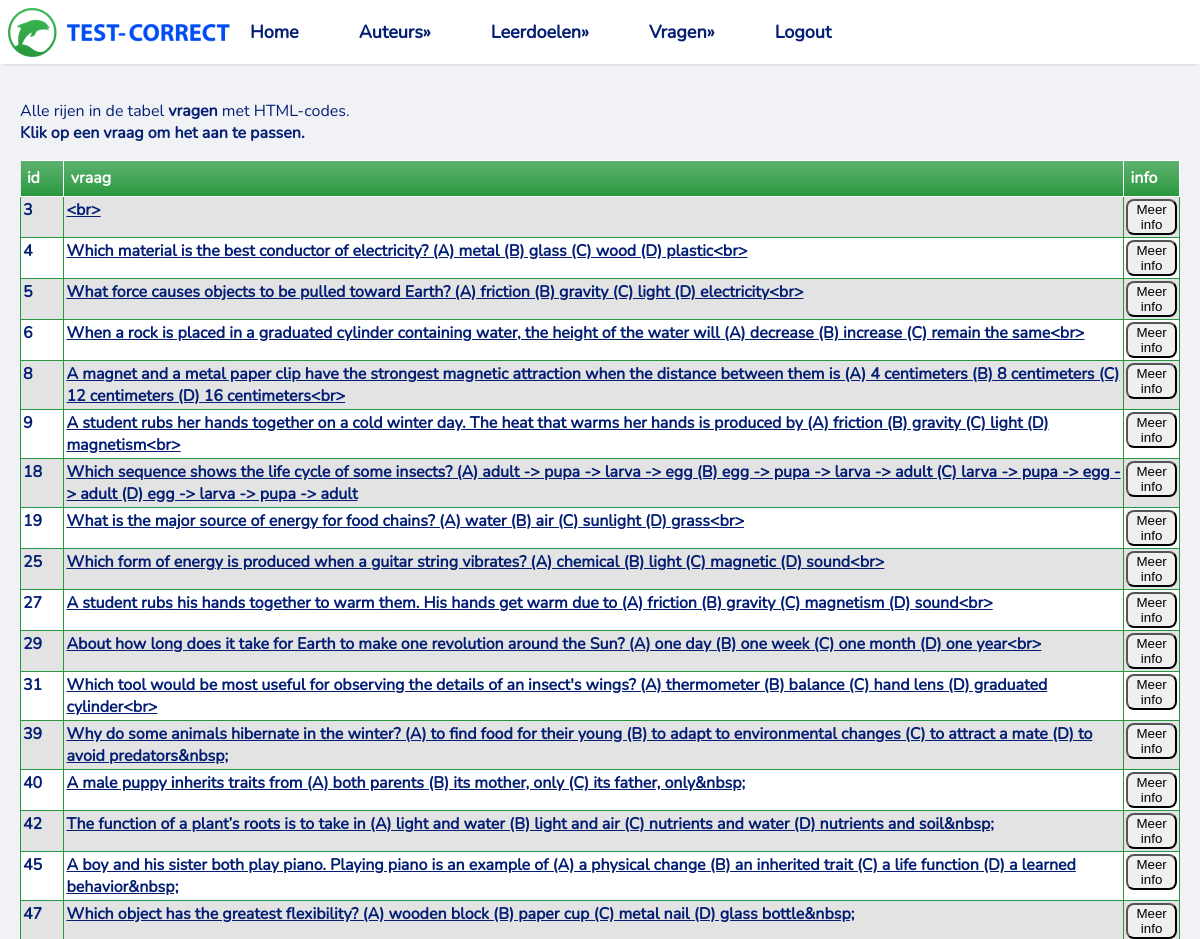
The app's page /allHTML_error (upper part), older data.
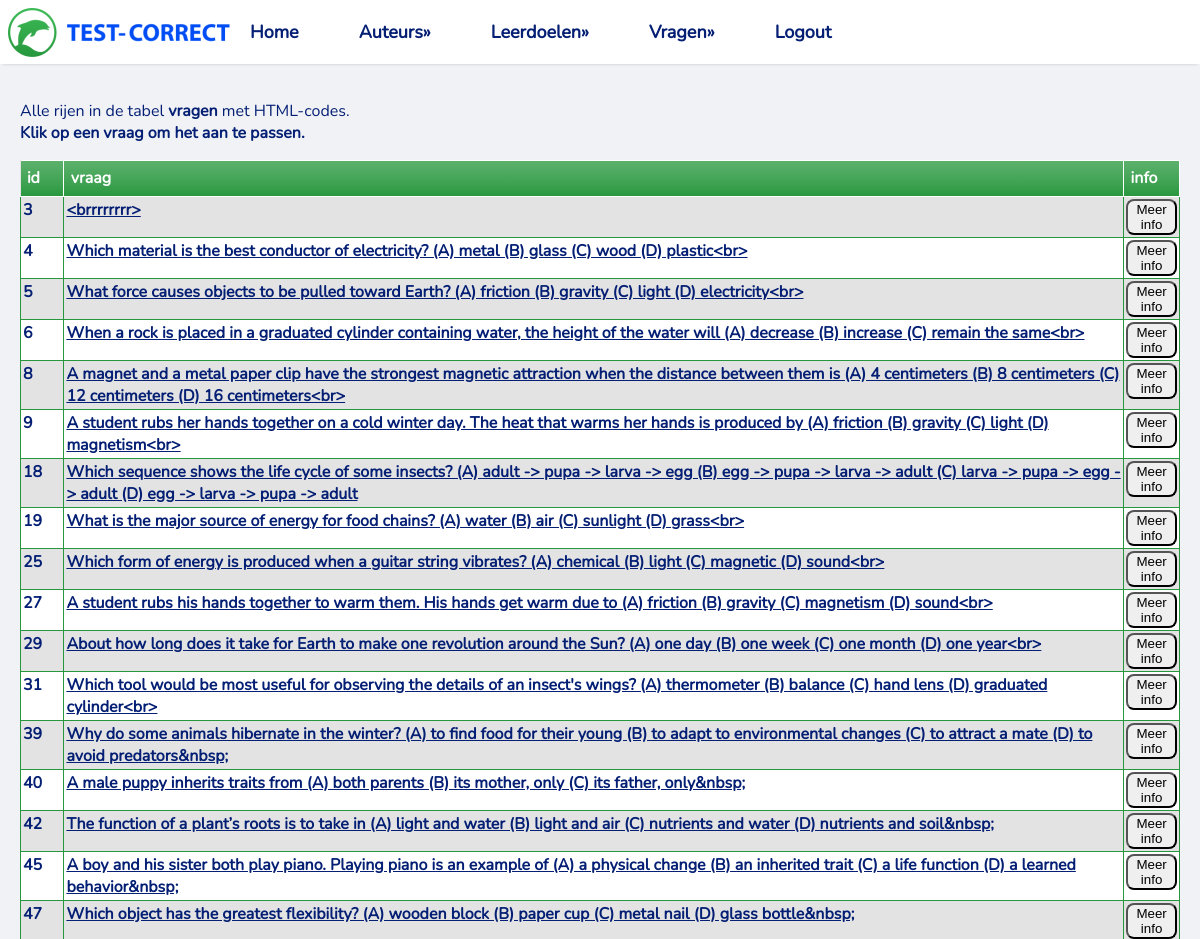
The same page, newer data.
### tables this page shows
CREATE TABLE `vragen` (
  `id` integer NOT NULL
,  `leerdoel` integer DEFAULT NULL
,  `vraag` text NOT NULL
,  `auteur` integer DEFAULT NULL
);

### app.py (the view)
@app.route("/allHTML_error")
def get_allhtml_error():
    tables = dbm.get_table_list()
    rows, column_names = dbm.get_allhtmlcodes()
    return render_template("ALLHTML_errors.html", rows=rows, columns=column_names, table_list=tables)

### lib/tablemodel.py (called while the page is built)
    def get_table_list(self):
        cursor = sqlite3.connect(self.database_file).cursor()
        cursor.execute("SELECT name FROM sqlite_master WHERE type='table'")
        tables = [table[0] for table in cursor.fetchall()]
        return tables

    def get_allhtmlcodes(self):
        cursor = sqlite3.connect(self.database_file).cursor()
        cursor.execute("SELECT id,vraag FROM vragen WHERE vraag LIKE '%&%' "
                       "OR vraag LIKE '%<%' OR vraag LIKE '%>%' OR vraag LIKE '%nbsp%';")
        allhtml_error_header = [column_name[0] for column_name in cursor.description]
        all_error_content = cursor.fetchall()
        return all_error_content, allhtml_error_header

### templates/ALLHTML_errors.html (shortened to what this page needs)
<!DOCTYPE html>
<html lang="en">
<head>
    <link rel="stylesheet" href="/static/basic.css" type="text/css">
</head>
<body>
{% include "Navbar.html" %}
<main>
    <p>Alle rijen in de tabel <b>vragen</b> met HTML-codes.
    <br/>
        <b>Klik op een vraag om het aan te passen.</b>
    </p>
<div>
    <table>
        <thead>
        <tr>
            {% for column in columns %}
            <th>{{ column }}</th>
            {% endfor %}
        <th>
            info
        </th>
        </tr>
        </thead>
        <tbody>
        {% for row in rows %}
        <tr class="active-row">
            {% for field in row %}
                {% if loop.index == 2 %}
            <td><a class="table_item" href="/update_web/{{ row[0] }}">{{ field }}</a></td>
                {% else %}
                    <td>{{ field }}</td>
                {% endif %}
            {% endfor %}
        <td>
            <a href="https://www.test-correct.nl/?vraag={{ row[0] }}" target="_blank"><button>Meer info</button></a>
        </td>
        </tr>
        {% endfor %}
        </tbody>
    </table>
</div>
</main>
</body>
</html>

Row changes from the older to the newer data that the page shows:
changed vragen: vraag "<br>" → "<brrrrrrrr>"
